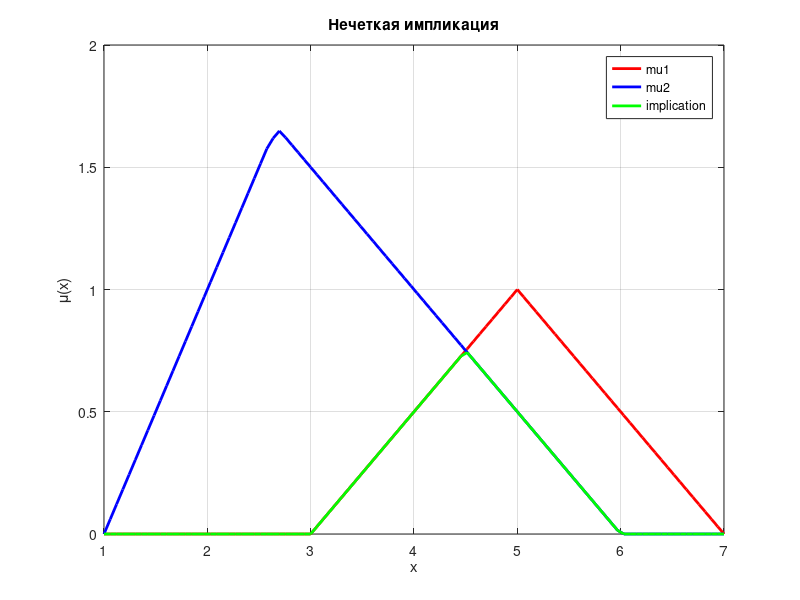

Recreate this plot in MATLAB.
% Первая функция принадлежности (треугольная)
x1 = 3:0.1:7;
mu1 = max(0, 1 - abs(x1 - 5) / 2);

% Вторая функция принадлежности (трапецеидальная)
x2 = 1:0.1:6;
mu2 = max(0, min((x2 - 1) / 1, (6 - x2) / 2));

% Приведение массивов к одному диапазону
x_common = linspace(min([x1, x2]), max([x1, x2]), 100); % Общий диапазон
mu1_interp = interp1(x1, mu1, x_common, 'linear', 0); % Интерполяция mu1
mu2_interp = interp1(x2, mu2, x_common, 'linear', 0); % Интерполяция mu2

% Нечеткая импликация
implication = min(mu1_interp, mu2_interp);

% Построение графиков
figure;
plot(x_common, mu1_interp, 'r', 'LineWidth', 2); hold on;
plot(x_common, mu2_interp, 'b', 'LineWidth', 2);
plot(x_common, implication, 'g', 'LineWidth', 2);
grid on;
legend('mu1', 'mu2', 'implication');
title('Нечеткая импликация');
xlabel('x');
ylabel('μ(x)');
